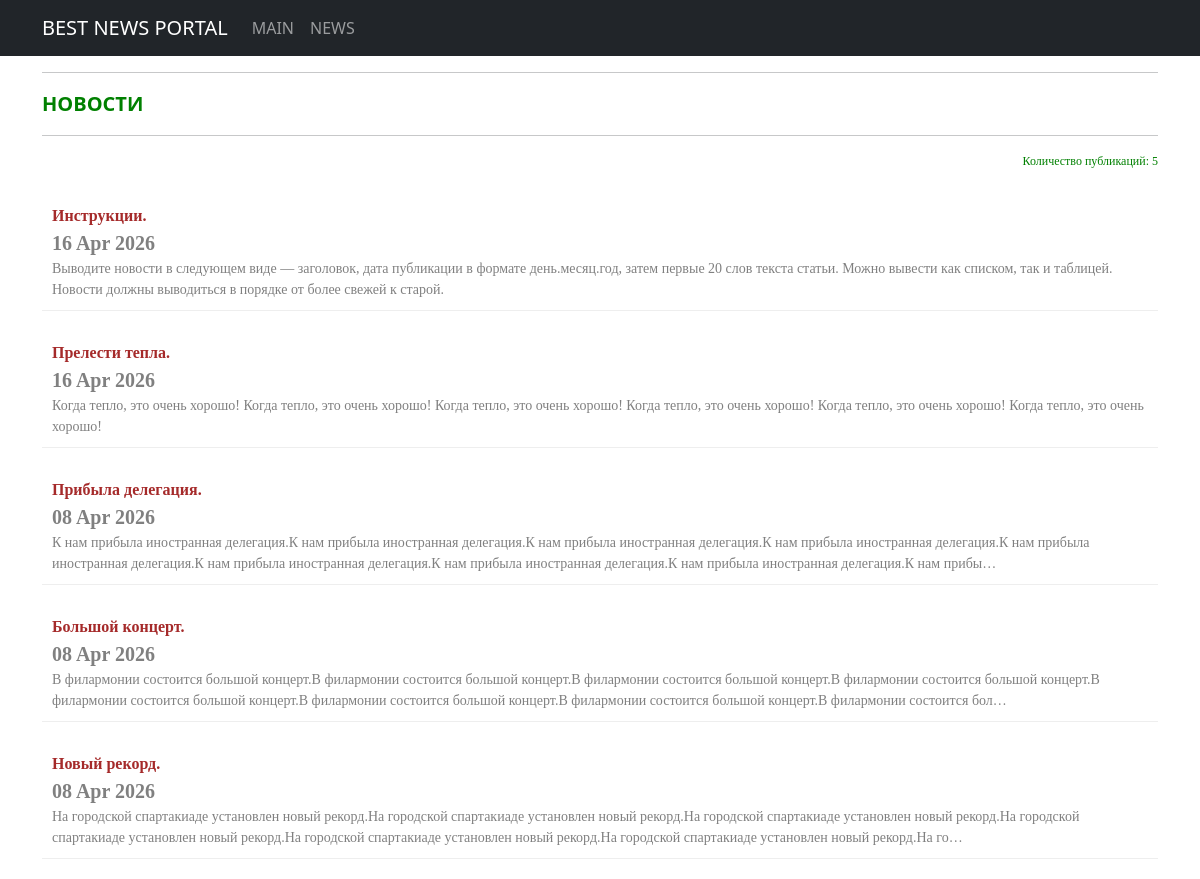
The page /news/ on the database as committed earlier.
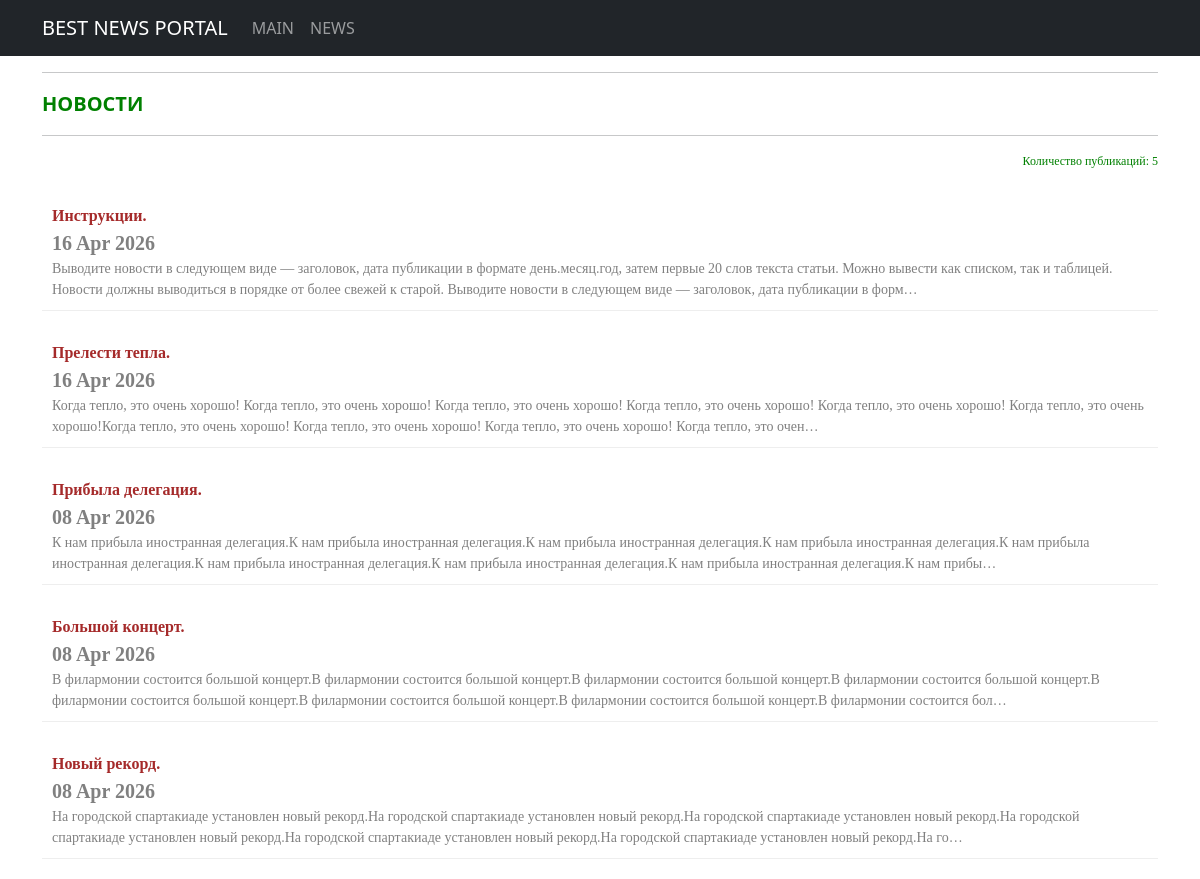
The same page on the database as committed later.
### news/models.py (models this page shows, shortened)
class Post(models.Model):
    ARTICLE = 'AR'
    NEWS = 'NW'
    TYPE_CHOICES = [(ARTICLE, 'Статья'), (NEWS, 'Новость')]
    author = models.ForeignKey(Author, on_delete=models.CASCADE)
    post_type = models.CharField(max_length=2, choices=TYPE_CHOICES, default=ARTICLE)
    created_at = models.DateTimeField(auto_now_add=True)
    categories = models.ManyToManyField(Category, through='PostCategory')
    title = models.CharField(max_length=250)
    text = models.TextField()
    rating = models.IntegerField(default=0)

### news/views.py (the view)
# urls.py: path('', PostListView.as_view()),
class PostListView(ListView):
    model = Post
    ordering = '-created_at'
    template_name = 'flatpages/posts.html'
    context_object_name = 'posts'

### templates/flatpages/posts.html
{% extends 'flatpages/default.html' %}
{% block content %}
    <hr>
    <div style="text-align: left; color: green; font-size: 20px; font-weight: bold;">
        НОВОСТИ
    </div>
    <hr>
    <div style="text-align: right; color: green; font-size: 12px; font-weight: normal; font-family: tahoma;">
        Количество публикаций: {{ posts|length }}
    </div>
    <br>
    {% if posts %}
    <ol style="list-style-type: none; padding: 0; margin: 0;">
        {% for post in posts %}
            <li style="margin-bottom: 20px; padding: 10px; border-bottom: 1px solid #eeeeee;">
            <div style="text-align: left; color: grey; font-family: tahoma; font-size: 16px;">
                <div style="text-align: left; font-size: 16px;
                color: brown; font-weight: bold;">{{ post.title }}</div>
                <div style="text-align: left; font-size: 20px;
                color: grey; font-weight: bold;">{{ post.created_at|date:"d M Y" }}</div>
                <div style="text-align: left; font-size: 14px;">{{ post.text|truncatechars:300 }}</div>
            </div>
            </li>
        {% endfor %}
    </ol>
   {% else %}
       <h2>Новостей нет!</h2>
   {% endif %}
{% endblock content %}

Rows that differ between the two databases and show on the page:
changed Post "Инструкции.": text "…более свежей к старой." → "…более свежей к старой. Выводите новости в следующем виде — заголовок, дата публикации в форм…"
changed Post "Прелести тепла.": text "…Когда тепло, это очень хорошо!" → "…Когда тепло, это очень хорошо!Когда тепло, это очень хорошо! Когда тепло, это очень хорошо! Когда тепло, это очень хорошо! Когда тепло, это очен…"
